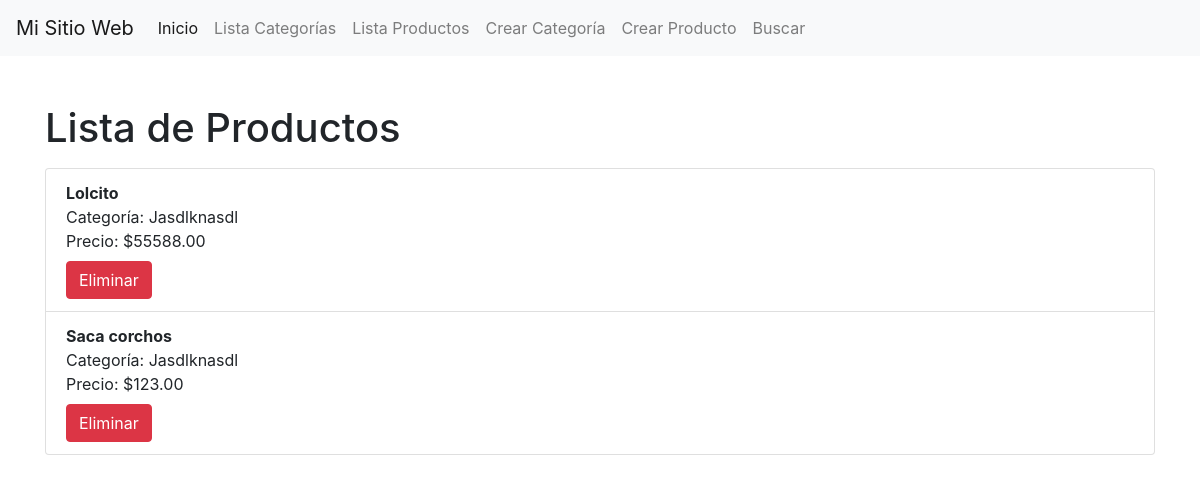
/productos/ (signed in), run on an earlier commit of the app's database.
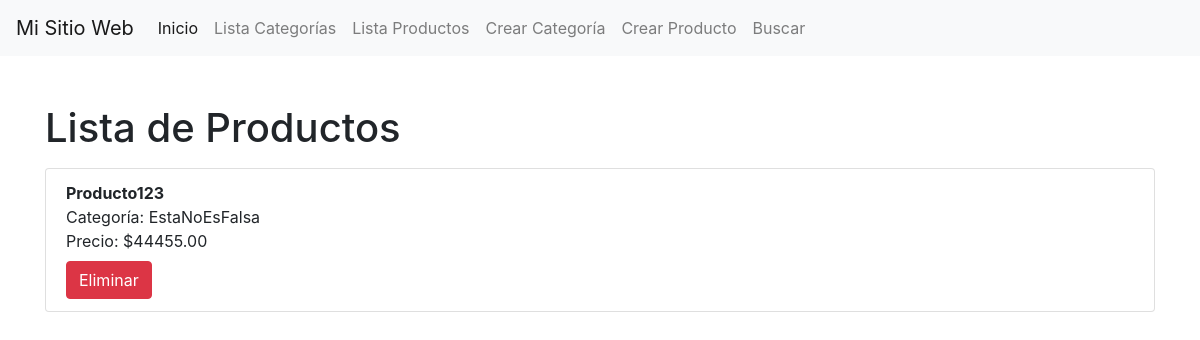
And on a later commit of the database.
### miapp/models.py (models this page shows, shortened)
class Producto(models.Model):
    nombre = models.CharField(max_length=200)
    categoria = models.ForeignKey(Categoria, on_delete=models.CASCADE)
    precio = models.DecimalField(max_digits=10, decimal_places=2)

class Categoria(models.Model):
    nombre = models.CharField(max_length=100)

### miapp/views.py (the view)
# urls.py: path('productos/', login_required(views.ProductoListView.as_view()), name='producto-list'),
class ProductoListView(ListView):
    model = Producto
    template_name = 'miapp/producto_list.html'

### miapp/templates/miapp/producto_list.html (shortened to what this page needs)
<!DOCTYPE html>
<html>
<head>
    <link rel="stylesheet" href="https://stackpath.bootstrapcdn.com/bootstrap/4.5.2/css/bootstrap.min.css">
</head>
<body>
    {% include 'miapp/navbar.html' %}
    <div class="container">
        <h1 class="mt-5">Lista de Productos</h1>
        <ul class="list-group mt-3">
            {% for producto in object_list %}
                <li class="list-group-item">
                    <strong>{{ producto.nombre }}</strong><br>
                    Categoría: {{ producto.categoria.nombre }}<br>
                    Precio: ${{ producto.precio }}
                    <form method="post" action="{% url 'eliminar-producto' producto.id %}" class="mt-2">
                        <button type="submit" class="btn btn-danger">Eliminar</button>
                    </form>
                </li>
            {% endfor %}
        </ul>
    </div>
</body>
</html>

### miapp/templates/miapp/navbar.html (shortened to what this page needs)
<!DOCTYPE html>
<html>
<head>
    <link rel="stylesheet" href="https://stackpath.bootstrapcdn.com/bootstrap/4.5.2/css/bootstrap.min.css">
</head>
<body>
    <nav class="navbar navbar-expand-lg navbar-light bg-light">
        <a class="navbar-brand" href="#">Mi Sitio Web</a>
        <div class="collapse navbar-collapse" id="navbarNav">
            <ul class="navbar-nav">
                <li class="nav-item active">
                    <a class="nav-link" href="{% url 'pagina-principal' %}">Inicio</a>
                </li>
                <li class="nav-item">
                    <a class="nav-link" href="{% url 'categoria-list' %}">Lista Categorías</a>
                </li>
                <li class="nav-item">
                    <a class="nav-link" href="{% url 'producto-list' %}">Lista Productos</a>
                </li>
                <li class="nav-item">
                    <a class="nav-link" href="{% url 'categoria-create' %}">Crear Categoría</a>
                </li>
                <li class="nav-item">
                    <a class="nav-link" href="{% url 'producto-create' %}">Crear Producto</a>
                </li>
                <li class="nav-item">
                    <a class="nav-link" href="{% url 'buscar' %}">Buscar</a>
                </li>
            </ul>
        </div>
    </nav>
</body>
</html>

What changed in the data, as far as the page shows it:
removed Producto: nombre "Lolcito", categoria.nombre "Jasdlknasdl", precio "55588.00"
removed Producto: nombre "Saca corchos", categoria.nombre "Jasdlknasdl", precio "123.00"
added Producto: nombre "Producto123", categoria.nombre "EstaNoEsFalsa", precio "44455.00"
